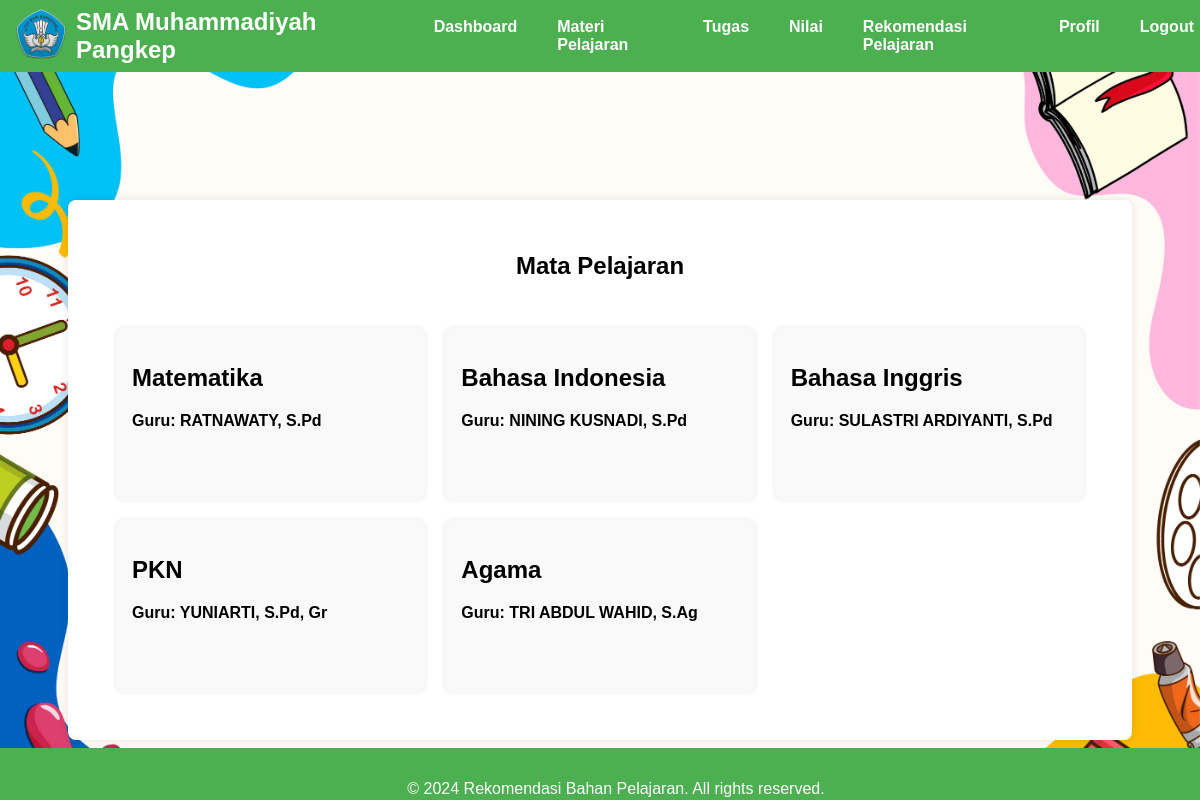
Screenshot of /Siswa/subjects.php with the database file from the repository.
### tables this page shows
CREATE TABLE `subjects` (
  `id` int NOT NULL,
  `name` varchar(255) NOT NULL,
  `description` text,
  `teacher_id` int DEFAULT NULL
);

CREATE TABLE `teachers` (
  `id` int NOT NULL,
  `user_id` int DEFAULT NULL,
  `nip` int NOT NULL,
  `name` varchar(255) NOT NULL,
  `alamat` varchar(225) NOT NULL,
  `department` varchar(255) DEFAULT NULL,
  `no_hp` varchar(15) DEFAULT NULL,
  `tanggal_lahir` date DEFAULT NULL,
  `jenis_kelamin` enum('laki-laki','perempuan') NOT NULL,
  `profile_photo` varchar(255) DEFAULT 'default.jpg'
);

### Siswa/subjects.php (the view, shortened to what this page needs)
<?php
require_once '../koneksi.php';
$sql = "
SELECT s.id, s.name as subject_name, s.description, t.name as teacher_name
FROM subjects s
JOIN teacher_subjects ts ON s.id = ts.subject_id
JOIN teachers t ON ts.teacher_id = t.id
";
$result = $conn->query($sql);
$subjects = [];
if ($result->num_rows > 0) {
    while($row = $result->fetch_assoc()) {
        $subjects[] = $row;
    }
}
?>
<!DOCTYPE html>
<html lang="en">
<head>
    <link rel="stylesheet" href="https://cdnjs.cloudflare.com/ajax/libs/animate.css/4.1.1/animate.min.css">
</head>
<body>
    <header class="animate__animated animate__fadeInDown">
        <div class="logo-container">
            <div class="logo">
                <img src="../gambar/logo.png" alt="Logo">
            </div>
            <div class="school-name">
                <p>SMA Muhammadiyah Pangkep</p>
            </div>
        </div>
        <nav>
            <ul id="nav-list">
                <li><a href="student-dashboard.php" onclick="toggleMenu()">Dashboard</a></li>
                <li><a href="subjects.php" onclick="toggleMenu()">Materi Pelajaran</a></li>
                <li><a href="takes.php" onclick="toggleMenu()">Tugas</a></li>
                <li><a href="nilai.php" onclick="toggleMenu()">Nilai</a></li>
                <li><a href="recommendations.php" onclick="toggleMenu()">Rekomendasi Pelajaran</a></li>
                <li><a href="siswa-profile.php" onclick="toggleMenu()">Profil</a></li>
                <li><a href="#" onclick="confirmLogout()">Logout</a></li>
            </ul>
        </nav>
    </header>
    <main class="animate__animated animate__fadeInUp">
    <section class="subjects animate__animated animate__fadeIn">
        <h1 class="judul">Mata Pelajaran</h1>
        <div class="subject-list" id="subject-list">
            <?php foreach ($subjects as $subject): ?>
                <div class="subject-card" id="subject-<?php echo $subject['id']; ?>" onclick="showDetails(<?php echo $subject['id']; ?>)">
                    <h2><?php echo $subject['subject_name']; ?></h2>
                    <p><strong>Guru: <?php echo $subject['teacher_name']; ?></strong></p>
                </div>
            <?php endforeach; ?>
        </div>
    </section>
</main>
    <footer>
        <p>&copy; 2024 Rekomendasi Bahan Pelajaran. All rights reserved.</p>
    </footer>
</body>
</html>

### Siswa/subjects.php (style rules this page uses)
body { font-family: Arial, sans-serif; background-image: url(../gambar/cekolah.jpg); background-size: cover; margin: 0; padding: 0; box-sizing: border-box; background-color: #f0f0f0; }
header { background-color: #4CAF50; color: white; padding: 1rem; display: flex; justify-content: space-between; align-items: center; height: 40px; position: fixed; width: 99%; top: 0; left: 0; z-index: 1000; }
.logo-container { display: flex; align-items: center; }
.logo img { width: 50px; margin-right: 10px; }
.school-name p { margin: 0; font-size: 1.5rem; font-weight: bold; }
nav ul { list-style: none; margin: 0; padding: 0; display: flex; justify-content: flex-end; }
nav ul li { margin-left: 20px; }
nav ul li a { color: white; text-decoration: none; font-weight: bold; padding: 10px; display: block; transition: background-color 0.3s ease; }
main { padding: 2rem; padding-top: 200px; margin-bottom: 80px; max-width: 1200px; margin: 0 auto; }
.subjects { max-width: 1000px; margin: 0 auto; background-color: white; padding: 2rem; border-radius: 8px; box-shadow: 0 0 10px rgba(0, 0, 0, 0.1); animation-duration: 1s; }
.subjects h1 { text-align: center; margin-bottom: 2rem; }
.subject-list, .meetings-list { display: grid; grid-template-columns: 1fr 1fr; gap: 20px; }
.subject-list { display: grid; grid-template-columns: repeat(auto-fit, minmax(250px, 1fr)); gap: 20px; padding: 1rem; }
.subject-card, .meeting-card { background-color: #f9f9f9; padding: 1rem; height: 140px; border-radius: 8px; box-shadow: 0 0 5px rgba(0, 0, 0, 0.1); transition: transform 0.3s ease; }
.subject-card, .meeting-card { background-color: #f9f9f9; padding: 1rem; border-radius: 8px; box-shadow: 0 0 5px rgba(0, 0, 0, 0.1); transition: transform 0.3s ease; }
footer { background-color: #4CAF50; color: white; text-align: center; padding: 1rem; height: 20px; position: fixed; width: 100%; bottom: 0; z-index: 1000; }
.animate__animated { animation-duration: 1s; }
.animate__fadeInDown { animation-name: fadeInDown; }
.animate__fadeInUp { animation-name: fadeInUp; }
.animate__fadeIn { animation-name: fadeIn; }

### rows the page displays
subjects: name "Matematika", teacher.name "RATNAWATY, S.Pd"
subjects: name "Bahasa Indonesia", teacher.name "NINING KUSNADI, S.Pd"
subjects: name "Bahasa Inggris", teacher.name "SULASTRI ARDIYANTI, S.Pd"
subjects: name "PKN", teacher.name "YUNIARTI, S.Pd, Gr"
subjects: name "Agama", teacher.name "TRI ABDUL WAHID, S.Ag"
